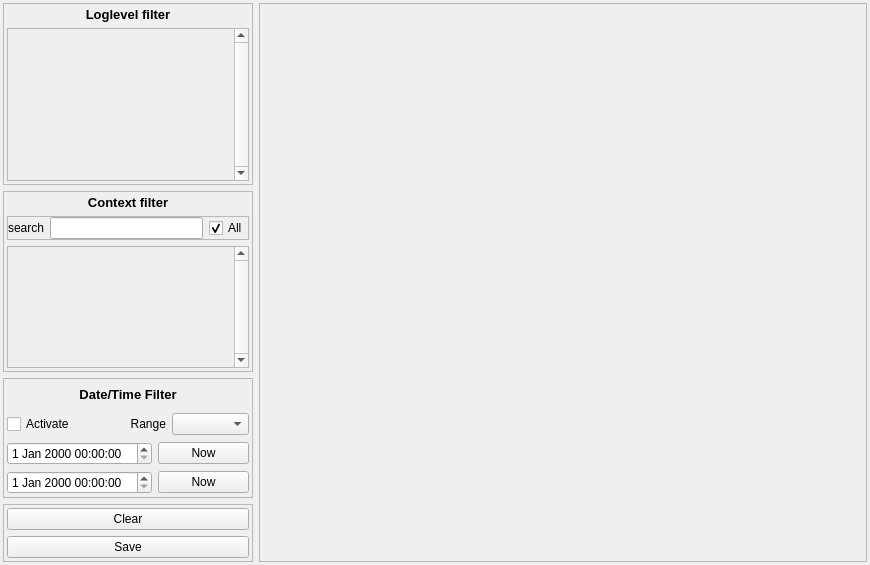
<?xml version="1.0" encoding="UTF-8"?>
<ui version="4.0">
 <class>QAbstractLogWidget</class>
 <widget class="QWidget" name="QAbstractLogWidget">
  <property name="geometry">
   <rect>
    <x>0</x>
    <y>0</y>
    <width>870</width>
    <height>565</height>
   </rect>
  </property>
  <property name="minimumSize">
   <size>
    <width>240</width>
    <height>400</height>
   </size>
  </property>
  <property name="windowTitle">
   <string>Form</string>
  </property>
  <layout class="QHBoxLayout" name="horizontalLayout" stretch="3,1">
   <property name="leftMargin">
    <number>3</number>
   </property>
   <property name="topMargin">
    <number>3</number>
   </property>
   <property name="rightMargin">
    <number>3</number>
   </property>
   <property name="bottomMargin">
    <number>3</number>
   </property>
   <item>
    <widget class="QFrame" name="settings_frame">
     <property name="minimumSize">
      <size>
       <width>0</width>
       <height>20</height>
      </size>
     </property>
     <property name="maximumSize">
      <size>
       <width>250</width>
       <height>16777215</height>
      </size>
     </property>
     <property name="frameShape">
      <enum>QFrame::NoFrame</enum>
     </property>
     <property name="frameShadow">
      <enum>QFrame::Raised</enum>
     </property>
     <layout class="QVBoxLayout" name="verticalLayout">
      <property name="spacing">
       <number>6</number>
      </property>
      <property name="leftMargin">
       <number>0</number>
      </property>
      <property name="topMargin">
       <number>0</number>
      </property>
      <property name="rightMargin">
       <number>0</number>
      </property>
      <property name="bottomMargin">
       <number>0</number>
      </property>
      <item>
       <widget class="QFrame" name="frame_3">
        <property name="minimumSize">
         <size>
          <width>0</width>
          <height>20</height>
         </size>
        </property>
        <property name="frameShape">
         <enum>QFrame::Box</enum>
        </property>
        <property name="frameShadow">
         <enum>QFrame::Raised</enum>
        </property>
        <property name="lineWidth">
         <number>0</number>
        </property>
        <property name="midLineWidth">
         <number>1</number>
        </property>
        <layout class="QVBoxLayout" name="verticalLayout_5">
         <property name="leftMargin">
          <number>3</number>
         </property>
         <property name="topMargin">
          <number>3</number>
         </property>
         <property name="rightMargin">
          <number>3</number>
         </property>
         <property name="bottomMargin">
          <number>3</number>
         </property>
         <item>
          <widget class="QLabel" name="label_2">
           <property name="font">
            <font>
             <pointsize>10</pointsize>
             <weight>75</weight>
             <bold>true</bold>
            </font>
           </property>
           <property name="text">
            <string>Loglevel filter</string>
           </property>
           <property name="alignment">
            <set>Qt::AlignCenter</set>
           </property>
          </widget>
         </item>
         <item>
          <widget class="QScrollArea" name="logLevel_scrollArea">
           <property name="verticalScrollBarPolicy">
            <enum>Qt::ScrollBarAlwaysOn</enum>
           </property>
           <property name="horizontalScrollBarPolicy">
            <enum>Qt::ScrollBarAlwaysOff</enum>
           </property>
           <property name="widgetResizable">
            <bool>true</bool>
           </property>
           <property name="alignment">
            <set>Qt::AlignLeading|Qt::AlignLeft|Qt::AlignTop</set>
           </property>
           <widget class="QWidget" name="logLevel_frame">
            <property name="geometry">
             <rect>
              <x>0</x>
              <y>0</y>
              <width>226</width>
              <height>151</height>
             </rect>
            </property>
            <layout class="QVBoxLayout" name="verticalLayout_4">
             <property name="leftMargin">
              <number>3</number>
             </property>
             <property name="topMargin">
              <number>3</number>
             </property>
             <property name="rightMargin">
              <number>3</number>
             </property>
             <property name="bottomMargin">
              <number>3</number>
             </property>
            </layout>
           </widget>
          </widget>
         </item>
        </layout>
       </widget>
      </item>
      <item>
       <widget class="QFrame" name="contextFilter_frame">
        <property name="frameShape">
         <enum>QFrame::Box</enum>
        </property>
        <property name="frameShadow">
         <enum>QFrame::Raised</enum>
        </property>
        <property name="lineWidth">
         <number>0</number>
        </property>
        <property name="midLineWidth">
         <number>1</number>
        </property>
        <layout class="QVBoxLayout" name="verticalLayout_3">
         <property name="leftMargin">
          <number>3</number>
         </property>
         <property name="topMargin">
          <number>3</number>
         </property>
         <property name="rightMargin">
          <number>3</number>
         </property>
         <property name="bottomMargin">
          <number>3</number>
         </property>
         <item>
          <widget class="QLabel" name="label">
           <property name="font">
            <font>
             <pointsize>10</pointsize>
             <weight>75</weight>
             <bold>true</bold>
            </font>
           </property>
           <property name="text">
            <string>Context filter</string>
           </property>
           <property name="alignment">
            <set>Qt::AlignCenter</set>
           </property>
          </widget>
         </item>
         <item>
          <widget class="QFrame" name="frame_2">
           <property name="frameShape">
            <enum>QFrame::StyledPanel</enum>
           </property>
           <property name="frameShadow">
            <enum>QFrame::Raised</enum>
           </property>
           <layout class="QGridLayout" name="gridLayout_2">
            <property name="leftMargin">
             <number>0</number>
            </property>
            <property name="topMargin">
             <number>0</number>
            </property>
            <property name="rightMargin">
             <number>0</number>
            </property>
            <property name="bottomMargin">
             <number>0</number>
            </property>
            <item row="0" column="1">
             <widget class="QLineEdit" name="contextFilter_lineEdit">
              <property name="maximumSize">
               <size>
                <width>16777215</width>
                <height>16777215</height>
               </size>
              </property>
             </widget>
            </item>
            <item row="0" column="0">
             <widget class="QLabel" name="searchIcon_label">
              <property name="text">
               <string>search</string>
              </property>
             </widget>
            </item>
            <item row="0" column="2">
             <widget class="QCheckBox" name="allContext_checkBox">
              <property name="text">
               <string>All</string>
              </property>
              <property name="checked">
               <bool>true</bool>
              </property>
              <property name="tristate">
               <bool>true</bool>
              </property>
             </widget>
            </item>
           </layout>
          </widget>
         </item>
         <item>
          <widget class="QScrollArea" name="context_scrollArea">
           <property name="verticalScrollBarPolicy">
            <enum>Qt::ScrollBarAlwaysOn</enum>
           </property>
           <property name="horizontalScrollBarPolicy">
            <enum>Qt::ScrollBarAlwaysOff</enum>
           </property>
           <property name="widgetResizable">
            <bool>true</bool>
           </property>
           <property name="alignment">
            <set>Qt::AlignLeading|Qt::AlignLeft|Qt::AlignTop</set>
           </property>
           <widget class="QWidget" name="context_scrollAreaWidgetContents">
            <property name="geometry">
             <rect>
              <x>0</x>
              <y>0</y>
              <width>226</width>
              <height>120</height>
             </rect>
            </property>
            <layout class="QVBoxLayout" name="verticalLayout_7">
             <property name="leftMargin">
              <number>3</number>
             </property>
             <property name="topMargin">
              <number>3</number>
             </property>
             <property name="rightMargin">
              <number>3</number>
             </property>
             <property name="bottomMargin">
              <number>3</number>
             </property>
            </layout>
           </widget>
          </widget>
         </item>
        </layout>
       </widget>
      </item>
      <item>
       <widget class="QFrame" name="dateTimeFilter_frame">
        <property name="minimumSize">
         <size>
          <width>0</width>
          <height>120</height>
         </size>
        </property>
        <property name="frameShape">
         <enum>QFrame::Box</enum>
        </property>
        <property name="frameShadow">
         <enum>QFrame::Raised</enum>
        </property>
        <property name="lineWidth">
         <number>0</number>
        </property>
        <property name="midLineWidth">
         <number>1</number>
        </property>
        <layout class="QGridLayout" name="gridLayout">
         <property name="leftMargin">
          <number>3</number>
         </property>
         <property name="topMargin">
          <number>3</number>
         </property>
         <property name="rightMargin">
          <number>3</number>
         </property>
         <property name="bottomMargin">
          <number>3</number>
         </property>
         <item row="3" column="0">
          <widget class="Log::UIWidgets::DateTimeWidget" name="dateTimeFilterMin_dateTimeEdit"/>
         </item>
         <item row="4" column="0">
          <widget class="Log::UIWidgets::DateTimeWidget" name="dateTimeFilterMax_dateTimeEdit"/>
         </item>
         <item row="3" column="1">
          <widget class="QPushButton" name="dateTimeFilterMinNow_pushButton">
           <property name="text">
            <string>Now</string>
           </property>
          </widget>
         </item>
         <item row="0" column="0" colspan="2">
          <widget class="QLabel" name="label_3">
           <property name="font">
            <font>
             <pointsize>10</pointsize>
             <weight>75</weight>
             <bold>true</bold>
            </font>
           </property>
           <property name="text">
            <string>Date/Time Filter</string>
           </property>
           <property name="alignment">
            <set>Qt::AlignCenter</set>
           </property>
          </widget>
         </item>
         <item row="1" column="0" colspan="2">
          <widget class="QFrame" name="frame">
           <property name="minimumSize">
            <size>
             <width>0</width>
             <height>0</height>
            </size>
           </property>
           <property name="frameShape">
            <enum>QFrame::NoFrame</enum>
           </property>
           <property name="frameShadow">
            <enum>QFrame::Raised</enum>
           </property>
           <layout class="QHBoxLayout" name="horizontalLayout_2">
            <property name="leftMargin">
             <number>0</number>
            </property>
            <property name="topMargin">
             <number>0</number>
            </property>
            <property name="rightMargin">
             <number>0</number>
            </property>
            <property name="bottomMargin">
             <number>0</number>
            </property>
            <item>
             <widget class="QCheckBox" name="dateTimeFilterActivate_checkBox">
              <property name="text">
               <string>Activate</string>
              </property>
             </widget>
            </item>
            <item>
             <widget class="QLabel" name="label_4">
              <property name="text">
               <string>Range</string>
              </property>
              <property name="alignment">
               <set>Qt::AlignRight|Qt::AlignTrailing|Qt::AlignVCenter</set>
              </property>
             </widget>
            </item>
            <item>
             <widget class="QComboBox" name="dateTimeFilterType_comboBox"/>
            </item>
           </layout>
          </widget>
         </item>
         <item row="4" column="1">
          <widget class="QPushButton" name="dateTimeFilterMaxNow_pushButton">
           <property name="text">
            <string>Now</string>
           </property>
          </widget>
         </item>
        </layout>
       </widget>
      </item>
      <item>
       <widget class="QFrame" name="edit_frame">
        <property name="frameShape">
         <enum>QFrame::Box</enum>
        </property>
        <property name="frameShadow">
         <enum>QFrame::Raised</enum>
        </property>
        <property name="lineWidth">
         <number>0</number>
        </property>
        <property name="midLineWidth">
         <number>1</number>
        </property>
        <layout class="QVBoxLayout" name="verticalLayout_6">
         <property name="leftMargin">
          <number>3</number>
         </property>
         <property name="topMargin">
          <number>3</number>
         </property>
         <property name="rightMargin">
          <number>3</number>
         </property>
         <property name="bottomMargin">
          <number>3</number>
         </property>
         <item>
          <widget class="QPushButton" name="clear_pushButton">
           <property name="text">
            <string>Clear</string>
           </property>
          </widget>
         </item>
         <item>
          <widget class="QPushButton" name="save_pushButton">
           <property name="text">
            <string>Save</string>
           </property>
          </widget>
         </item>
        </layout>
       </widget>
      </item>
     </layout>
    </widget>
   </item>
   <item>
    <widget class="QFrame" name="content_frame">
     <property name="minimumSize">
      <size>
       <width>10</width>
       <height>10</height>
      </size>
     </property>
     <property name="frameShape">
      <enum>QFrame::Box</enum>
     </property>
     <property name="frameShadow">
      <enum>QFrame::Raised</enum>
     </property>
     <property name="lineWidth">
      <number>0</number>
     </property>
     <property name="midLineWidth">
      <number>1</number>
     </property>
     <layout class="QVBoxLayout" name="verticalLayout_2">
      <property name="spacing">
       <number>6</number>
      </property>
      <property name="leftMargin">
       <number>0</number>
      </property>
      <property name="topMargin">
       <number>0</number>
      </property>
      <property name="rightMargin">
       <number>0</number>
      </property>
      <property name="bottomMargin">
       <number>0</number>
      </property>
     </layout>
    </widget>
   </item>
  </layout>
 </widget>
 <customwidgets>
  <customwidget>
   <class>Log::UIWidgets::DateTimeWidget</class>
   <extends>QDateTimeEdit</extends>
   <header>ui/Widgets/DateTimeWidget.h</header>
  </customwidget>
 </customwidgets>
 <resources/>
 <connections/>
</ui>
